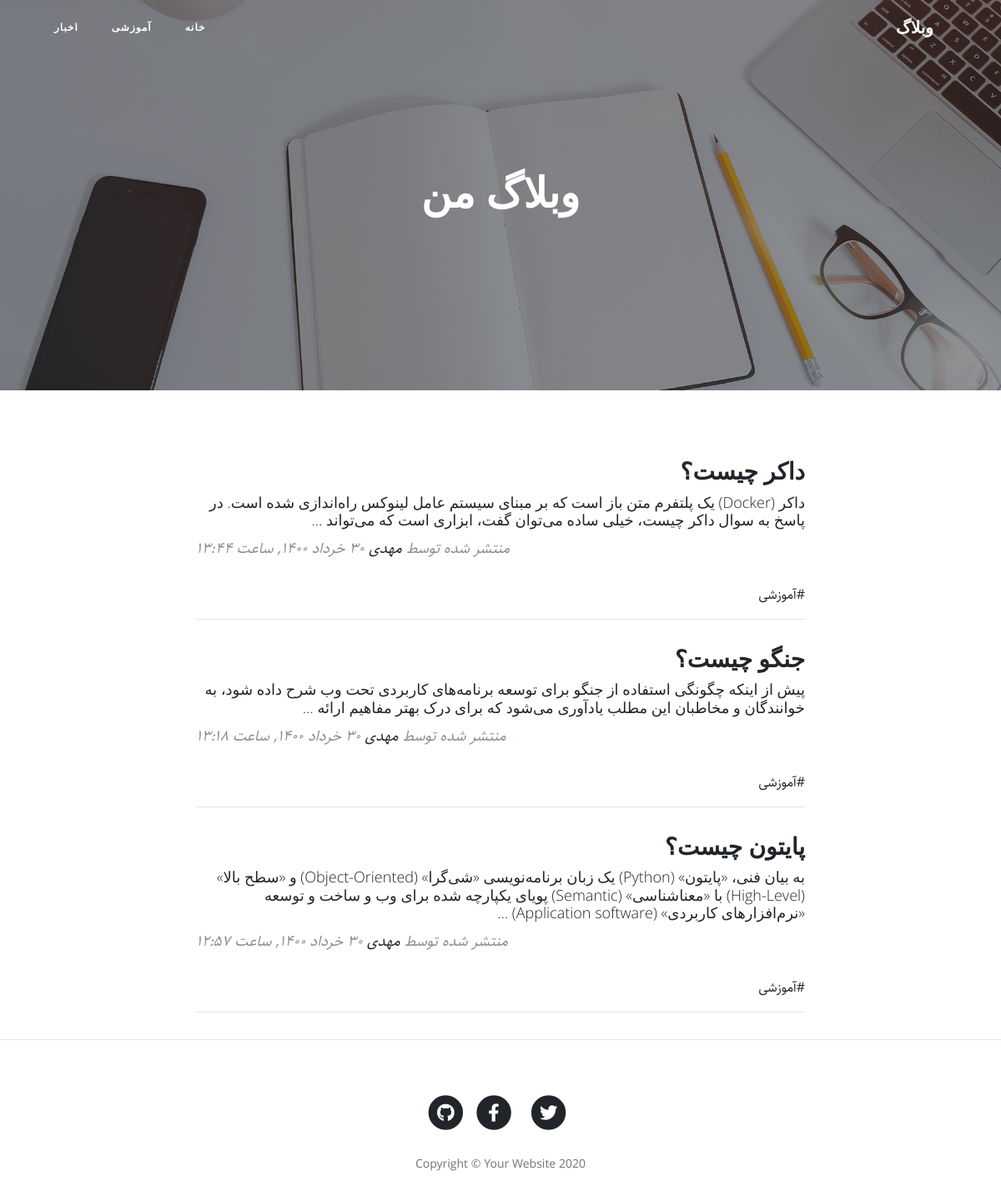
Before: / with the older database file.
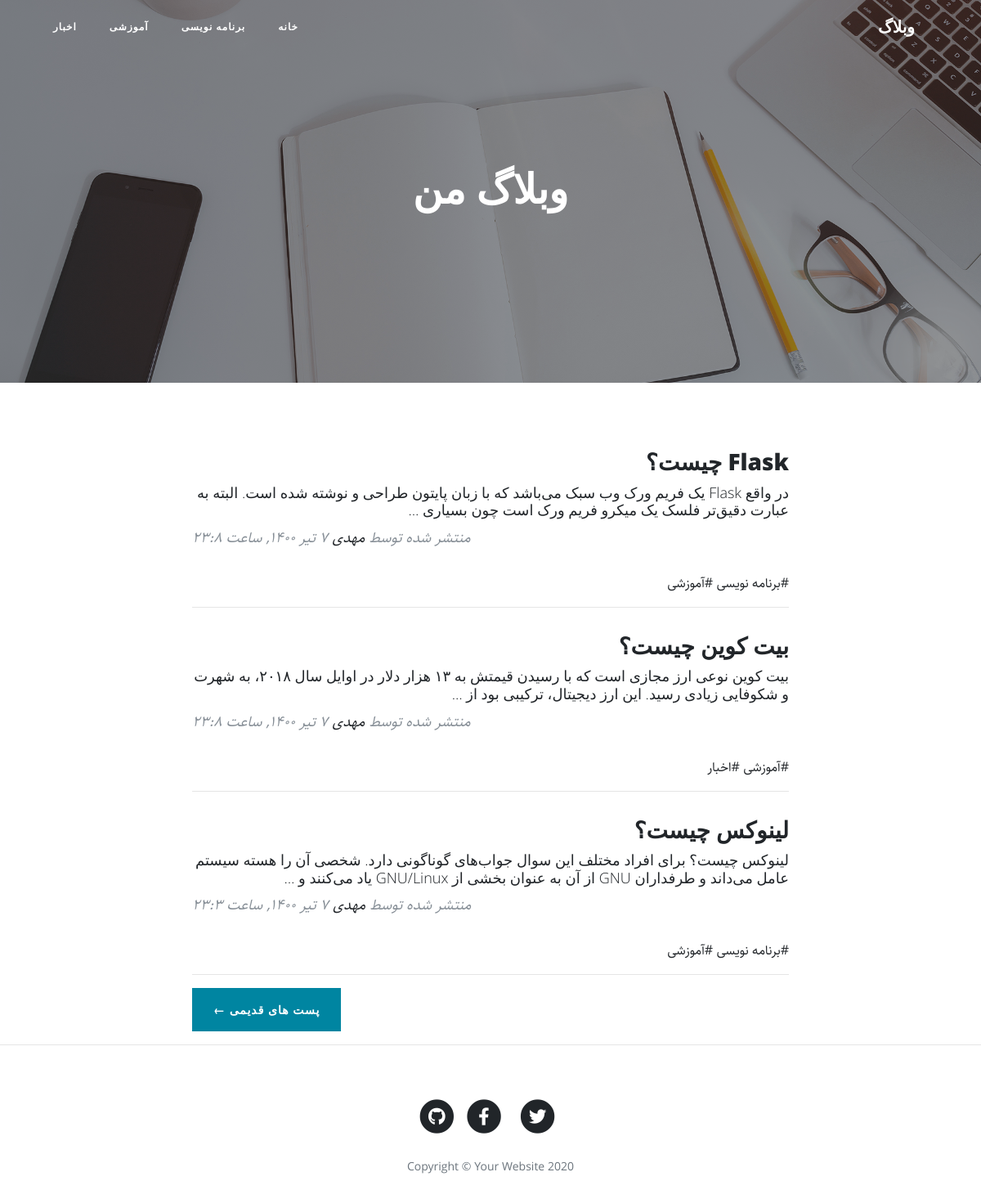
After: the same page with the newer database file.
### blog/models.py (models this page shows, shortened)
class Category(models.Model):
    title = models.CharField(max_length = 200, verbose_name = "عنوان دسته بندی")
    slug = models.SlugField(max_length = 100, unique = True, verbose_name = "آدرس دسته بندی")
    status = models.BooleanField(default = True, verbose_name = "آیا نمایش داده شود؟")
    position = models.IntegerField(verbose_name = "پوزیشن")
    class Meta:
        verbose_name = "دسته بندی"
        verbose_name_plural = "دسته بندی ها"
        ordering = ['position']
    objects = CategoryManager()

class Article(models.Model):
    STATUS_CHOICES = (
        ('d', 'پیش نویس'),
        ('p', 'منتشر شده'),
    )
    title = models.CharField(max_length = 200, verbose_name = "عنوان مقاله")
    slug = models.SlugField(max_length = 100, unique = True, verbose_name = "آدرس مقاله")
    category = models.ManyToManyField(Category, verbose_name = "دسته بندی", related_name = "articles")
    description = models.TextField(verbose_name = "محتوا")
    thumbnail = models.ImageField(upload_to = "images", verbose_name = "تصویر مقاله")
    publish = models.DateTimeField(default = timezone.now, verbose_name = "زمان انتشار")
    created = models.DateTimeField(auto_now_add = True)
    updated = models.DateTimeField(auto_now = True)
    status = models.CharField(max_length = 1, choices = STATUS_CHOICES, verbose_name = "وضعیت")
    class Meta:
        verbose_name = "مقاله"
        verbose_name_plural = "مقالات"
        ordering = ['-publish']
    def jpublish(self):
        return jalali_converter(self.publish)
    jpublish.short_description = "زمان انتشار"
    objects = ArticleManager()

### blog/views.py (the view)
# urls.py: path('', ArticleList.as_view(), name = "home"),
class ArticleList(ListView):
    queryset = Article.objects.published()
    paginate_by = 3

### blog/models.py (called while the page is built)
    def active(self):
        return self.filter(status = True)

### blog/templatetags/base_tags.py (called while the page is built)
@register.simple_tag
def title():
    return "وبلاگ"

@register.inclusion_tag("blog/partials/category_navbar.html")
def category_navbar():
    return {
        "category": Category.objects.active()
    }

### extensions/jalali.py (called while the page is built)
    def persian_tuple(self):
        return self.persian_year, self.persian_month, self.persian_day

### extensions/utils.py (called while the page is built)
def persian_numbers_converter(mystr):
    numbers = {
        "0" : "۰",
        "1" : "۱",
        "2" : "۲",
        "3" : "۳",
        "4" : "۴",
        "5" : "۵",
        "6" : "۶",
        "7" : "۷",
        "8" : "۸",
        "9" : "۹",
    }
    for e, p in numbers.items():
        mystr = mystr.replace(e, p)
    return mystr

### blog/templates/blog/article_list.html (shortened to what this page needs)
{% extends 'blog/base.html' %}
{% load static %}
{% block main %}
  <header class="masthead" style="background-image: url('{% static 'blog/img/home-bg.jpg' %}')">
    <div class="overlay"></div>
    <div class="container">
      <div class="row">
        <div class="col-lg-8 col-md-10 mx-auto">
          <div class="site-heading">
            <h1>وبلاگ من</h1>
          </div>
        </div>
      </div>
    </div>
  </header>
  <div class="container">
    <div class="row">
      <div class="col-lg-8 col-md-10 mx-auto">
        {% for article in object_list %}
          <div class="post-preview">
            <a href="{% url 'blog:detail' article.slug %}">
              <h2 class="post-title">
                {{ article.title }}
              </h2>
              <h3 class="post-subtitle">
                {{ article.description | truncatewords:30 }}
              </h3>
            </a>
            <p class="post-meta">منتشر شده توسط
              <a href="#">مهدی</a>
              {{ article.jpublish }}</p>
          </div>
          <div>
            {% for cat in article.category.active %}
              <a href="{% url 'blog:category' cat.slug %}">#{{ cat.title }}</a>
            {% endfor %}
          </div>
          <hr>
        {% endfor %}
        {% if is_paginated %}
          <div class="clearfix pager-button">
            {% if page_obj.has_next %}
              <a class="btn btn-primary float-right" href="{% url 'blog:home' page_obj.next_page_number %}">پست های قدیمی &larr;</a>
            {% endif %}
          </div>
        {% endif %}
      </div>
    </div>
  </div>
{% endblock %}

### blog/templates/blog/partials/category_navbar.html
<div class="collapse navbar-collapse" id="navbarResponsive">
  <ul class="navbar-nav ml-auto">
      <li class="nav-item">
        <a class="nav-link" href="{% url 'blog:home' %}">خانه</a>
      </li>
      {% for cat in category %}
        <li class="nav-item">
          <a class="nav-link" href="{% url 'blog:category' cat.slug %}">{{ cat.title }}</a>
        </li>
      {% endfor %}
  </ul>
</div>

Changed rows visible on the page:
no longer on this page (row edited): Article: title "داکر چیست؟", description "داکر (Docker) یک پلتفرم متن باز است که بر مبنای سیستم عامل لینوکس راه‌اندازی شده است. در پاسخ به سوال داکر چیست، خیلی ساده می‌توان گفت، ابزاری است که می‌تواند …", jpublish "۳۰ خرداد ۱۴۰۰, ساعت ۱۳:۴۴", Category (title "آموزشی")
no longer on this page (row unchanged): Article: title "جنگو چیست؟", description "پیش از اینکه چگونگی استفاده از جنگو برای توسعه برنامه‌های کاربردی تحت وب شرح داده شود، به خوانندگان و مخاطبان این مطلب یادآوری می‌شود که برای درک بهتر مفاهیم ارائه …", jpublish "۳۰ خرداد ۱۴۰۰, ساعت ۱۳:۱۸", Category (title "آموزشی")
no longer on this page (row unchanged): Article: title "پایتون چیست؟", description "به بیان فنی، «پایتون» (Python) یک زبان برنامه‌نویسی «شی‌گرا» (Object-Oriented) و «سطح بالا» (High-Level) با «معناشناسی» (Semantic) پویای یکپارچه شده برای وب و ساخت و توسعه «نرم‌افزارهای کاربردی» (Application software) …", jpublish "۳۰ خرداد ۱۴۰۰, ساعت ۱۲:۵۷", Category (title "آموزشی")
now on this page (row edited): Category: title "برنامه نویسی"
added Article: title "Flask چیست؟", description "در واقع Flask یک فریم ورک وب سبک می‌باشد که با زبان پایتون طراحی و نوشته شده است. البته به عبارت دقیق‌تر فلسک یک میکرو فریم ورک است چون بسیاری …", jpublish "۷ تیر ۱۴۰۰, ساعت ۲۳:۸", Category (title "آموزشی")
added Article: title "بیت کوین چیست؟", description "بیت کوین نوعی ارز مجازی است که با رسیدن قیمتش به ۱۳ هزار دلار در اوایل سال ۲۰۱۸، به شهرت و شکوفایی زیادی رسید. این ارز دیجیتال، ترکیبی بود از …", jpublish "۷ تیر ۱۴۰۰, ساعت ۲۳:۸", Category (title "آموزشی"), Category (title "اخبار")
added Article: title "لینوکس چیست؟", description "لینوکس چیست؟ برای افراد مختلف این سوال‌ جواب‌های گوناگونی دارد. شخصی آن را هسته سیستم عامل می‌داند و طرفداران GNU از آن به عنوان بخشی از GNU/Linux یاد می‌کنند و …", jpublish "۷ تیر ۱۴۰۰, ساعت ۲۳:۳", Category (title "آموزشی")
Other visible differences:
text now shown: "پست های قدیمی ←"
